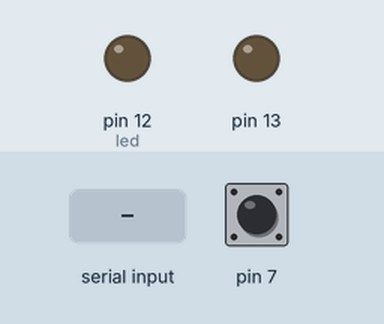
This sketch was run on a simulated Arduino Uno, built with avr-gcc and run on an emulated ATmega328P. Shown: output pins drawn as LEDs (lit = HIGH). The test bench sets the inputs (shaded band); at power-on: pin 7 HIGH.

Above: at 1.2 s.
1.3 s: "0" received over Serial
At 2.2 s:
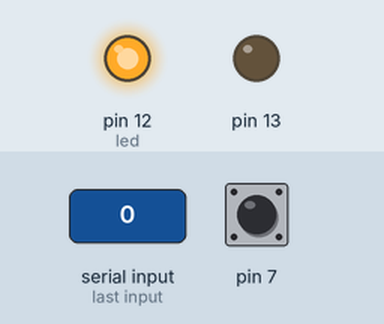
2.8 s: "1" received over Serial
At 3.5 s:
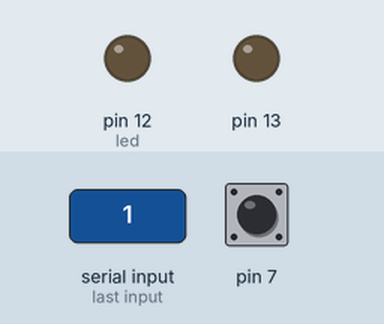
Timing chart, 0 to 5.8 s (numbered marks = the images above; inputs shaded):
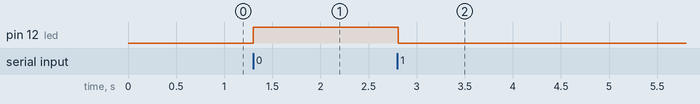

Measured:
- after the input at 1.3 s, pin 12 (led): LOW → HIGH at once
- after the input at 2.8 s, pin 12 (led): HIGH → LOW at once

The sketch:

sketch_nov14a.ino
```cpp
int sensor = A0;
int led = 12;
int sensorValue = 0;
int state;
int flag=0;

void setup()
{
  pinMode(13, OUTPUT);
  pinMode(12, OUTPUT);
  pinMode(7, INPUT);
  Serial.begin(9600);
}

void loop()
{


//BLUETOOTH SENSOR ACTIVATION CODE

   if(Serial.available() > 0)
    {
      state = Serial.read();

   }
    if (state == '0')
    {
       digitalWrite(led, HIGH);
    }
    else if (state == '1')
    {
      digitalWrite(led, LOW);
    }

 // IR SENSOR ACTIVATION CODE

  if (digitalRead(7)== LOW)
  {
    digitalWrite(8,HIGH);

    delay(1000);
    digitalWrite(8,LOW);
  }
  else
  {

    digitalWrite(8,LOW);
    delay(10);

  }
}
```
